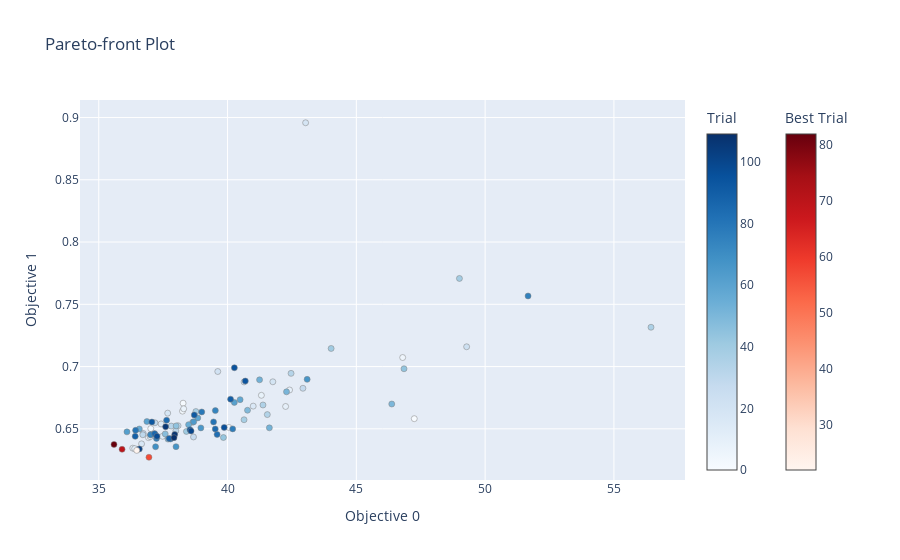

Notebook code for this chart:
### Code cell
import optuna

%matplotlib inline

optuna.visualization.plot_pareto_front(study)
# print(plot.dtype)
